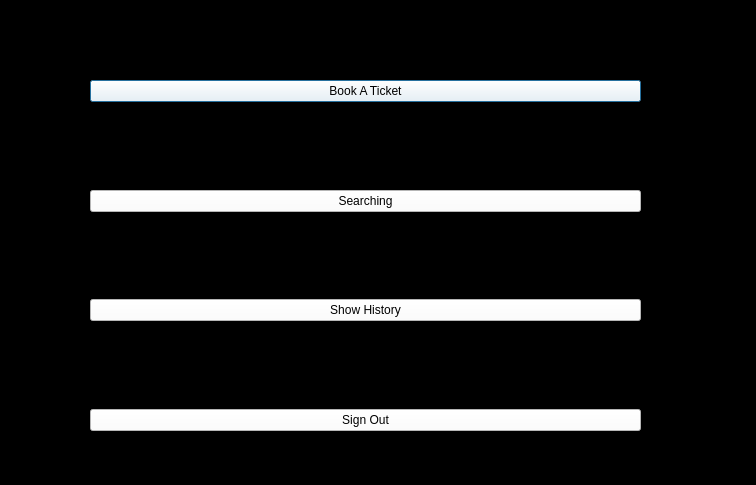
<?xml version="1.0" encoding="UTF-8"?>
<ui version="4.0">
 <class>customer_page</class>
 <widget class="QDialog" name="customer_page">
  <property name="geometry">
   <rect>
    <x>0</x>
    <y>0</y>
    <width>756</width>
    <height>485</height>
   </rect>
  </property>
  <property name="windowTitle">
   <string>Dialog</string>
  </property>
  <property name="styleSheet">
   <string notr="true">background-color: rgb(0, 0, 0);</string>
  </property>
  <widget class="QLabel" name="label">
   <property name="geometry">
    <rect>
     <x>0</x>
     <y>0</y>
     <width>321</width>
     <height>41</height>
    </rect>
   </property>
   <property name="styleSheet">
    <string notr="true">color: rgb(0, 221, 0);
background-color: rgb(0, 0, 0);
font: 16pt &quot;Pristina&quot;;</string>
   </property>
   <property name="text">
    <string/>
   </property>
  </widget>
  <widget class="QWidget" name="formLayoutWidget">
   <property name="geometry">
    <rect>
     <x>90</x>
     <y>80</y>
     <width>551</width>
     <height>351</height>
    </rect>
   </property>
   <layout class="QFormLayout" name="formLayout">
    <item row="0" column="0" colspan="2">
     <widget class="QPushButton" name="pushButton">
      <property name="styleSheet">
       <string notr="true">font: 13pt &quot;Pristina&quot;;
color: rgb(0, 0, 0);
background-color: rgb(255, 255, 255);
</string>
      </property>
      <property name="text">
       <string>Book A Ticket</string>
      </property>
     </widget>
    </item>
    <item row="1" column="0">
     <spacer name="verticalSpacer">
      <property name="orientation">
       <enum>Qt::Vertical</enum>
      </property>
      <property name="sizeHint" stdset="0">
       <size>
        <width>20</width>
        <height>40</height>
       </size>
      </property>
     </spacer>
    </item>
    <item row="2" column="0" colspan="2">
     <widget class="QPushButton" name="pushButton_2">
      <property name="styleSheet">
       <string notr="true">font: 13pt &quot;Pristina&quot;;
color: rgb(0, 0, 0);
background-color: rgb(255, 255, 255);
</string>
      </property>
      <property name="text">
       <string>Searching</string>
      </property>
     </widget>
    </item>
    <item row="3" column="0">
     <spacer name="verticalSpacer_3">
      <property name="orientation">
       <enum>Qt::Vertical</enum>
      </property>
      <property name="sizeHint" stdset="0">
       <size>
        <width>20</width>
        <height>40</height>
       </size>
      </property>
     </spacer>
    </item>
    <item row="4" column="0" colspan="2">
     <widget class="QPushButton" name="pushButton_3">
      <property name="styleSheet">
       <string notr="true">font: 13pt &quot;Pristina&quot;;
color: rgb(0, 0, 0);
background-color: rgb(255, 255, 255);
</string>
      </property>
      <property name="text">
       <string>Show History</string>
      </property>
     </widget>
    </item>
    <item row="5" column="0">
     <spacer name="verticalSpacer_4">
      <property name="orientation">
       <enum>Qt::Vertical</enum>
      </property>
      <property name="sizeHint" stdset="0">
       <size>
        <width>20</width>
        <height>40</height>
       </size>
      </property>
     </spacer>
    </item>
    <item row="6" column="0" colspan="2">
     <widget class="QPushButton" name="pushButton_5">
      <property name="styleSheet">
       <string notr="true">font: 13pt &quot;Pristina&quot;;
color: rgb(0, 0, 0);
background-color: rgb(255, 255, 255);
</string>
      </property>
      <property name="text">
       <string>Sign Out</string>
      </property>
     </widget>
    </item>
   </layout>
  </widget>
 </widget>
 <resources/>
 <connections/>
</ui>
